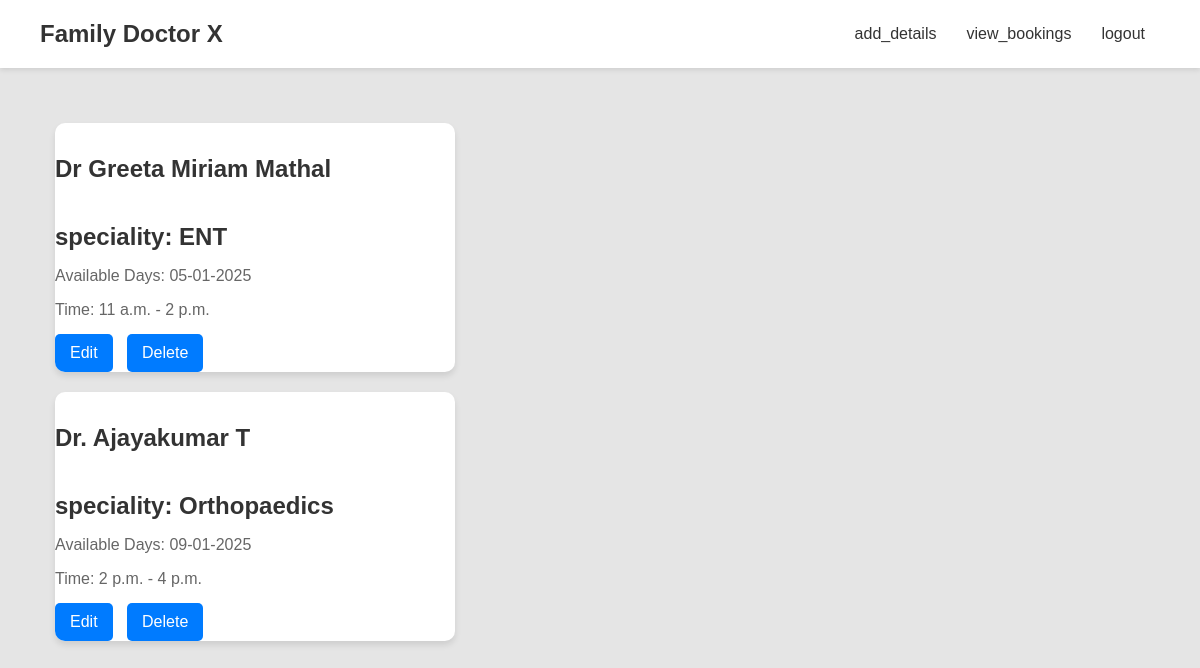
/admin_home (signed in), run on the app's committed database.
### app/models.py (models this page shows)
class Doctor(models.Model):
    pid=models.TextField()
    name = models.TextField()
    specialty = models.CharField(max_length=100)
    contact_number = models.CharField(max_length=15)
    available_days = models.CharField(max_length=100)
    available_time_start = models.TimeField()
    available_time_end = models.TimeField()

### app/views.py (the view)
# urls.py: path('admin_home',views.admin_home),
def admin_home(req):
    if 'admin' in req.session:
        data=Doctor.objects.all()
        return render(req,'admin/home.html',{'Doctor':data})
    else:
       return redirect(doctor_appointment_login)

### templates/admin/home.html (shortened to what this page needs)
<!DOCTYPE html>
<html lang="en">
<head>
  {% load static %}
</head>
<body>
    <header>
        <div class="logo">Family Doctor X</div>
        <nav>
            <ul>
                <li><a href="add_details">add_details</a></li>
                <li><a href="view_bookings">view_bookings</a></li>
                <li><a href="logout">logout</a></li>
            </ul>
        </nav>
    </header>
    <div class="container mt-3">
        <div class="row">
          {% for pro in Doctor %}
            <div class="card" style="width: 400px; margin-bottom: 20px;">
                <h4 class="card-title">{{pro.name }}</h4>
                <h5 class="card-title">speciality: {{pro.specialty }}</h5>
                <p class="card-text">Available Days: {{pro.available_days }}</p>
                <p class="card-text">Time: {{pro.available_time_start }} - {{pro.available_time_end }}</p>
                <a href="edit_details/{{pro.pk }}" class="btn btn-primary">Edit</a>
                <a href="delete_details/{{pro.pk }}" class="btn btn-primary">Delete</a>
              </div>
            </div>
          {% endfor %}
</body>
</html>

### templates/admin/home.html (style rules this page uses)
body { margin: 0; padding: 0; font-family: Arial, sans-serif; background-color: #e5e5e5; color: #333; }
header { display: flex; justify-content: space-between; align-items: center; padding: 20px 40px; background-color: #fff; box-shadow: 0 2px 5px rgba(0, 0, 0, 0.1); }
header .logo { font-size: 1.5rem; font-weight: bold; color: #333; }
header nav ul { list-style: none; padding: 0; margin: 0; display: flex; }
header nav ul li { margin: 0 15px; }
header nav ul li a { text-decoration: none; color: #333; font-size: 1rem; transition: color 0.3s; }
.container { padding: 40px; }
.card { margin: 15px; box-shadow: 0 4px 6px rgba(0, 0, 0, 0.1); border-radius: 10px; overflow: hidden; background-color: #fff; }
.card-title { font-size: 1.5rem; margin-bottom: 10px; }
.card-text { font-size: 1rem; color: #666; margin-bottom: 15px; }
.btn-primary { display: inline-block; padding: 10px 15px; background-color: #007bff; color: #fff; text-decoration: none; border-radius: 5px; margin-right: 10px; transition: background-color 0.3s; }

### data on the page
Doctor: name "Dr Greeta Miriam Mathal", specialty "ENT", available_days "05-01-2025", available_time_start "11 a.m.", available_time_end "2 p.m."
Doctor: name "Dr. Ajayakumar T", specialty "Orthopaedics", available_days "09-01-2025", available_time_start "2 p.m.", available_time_end "4 p.m."
